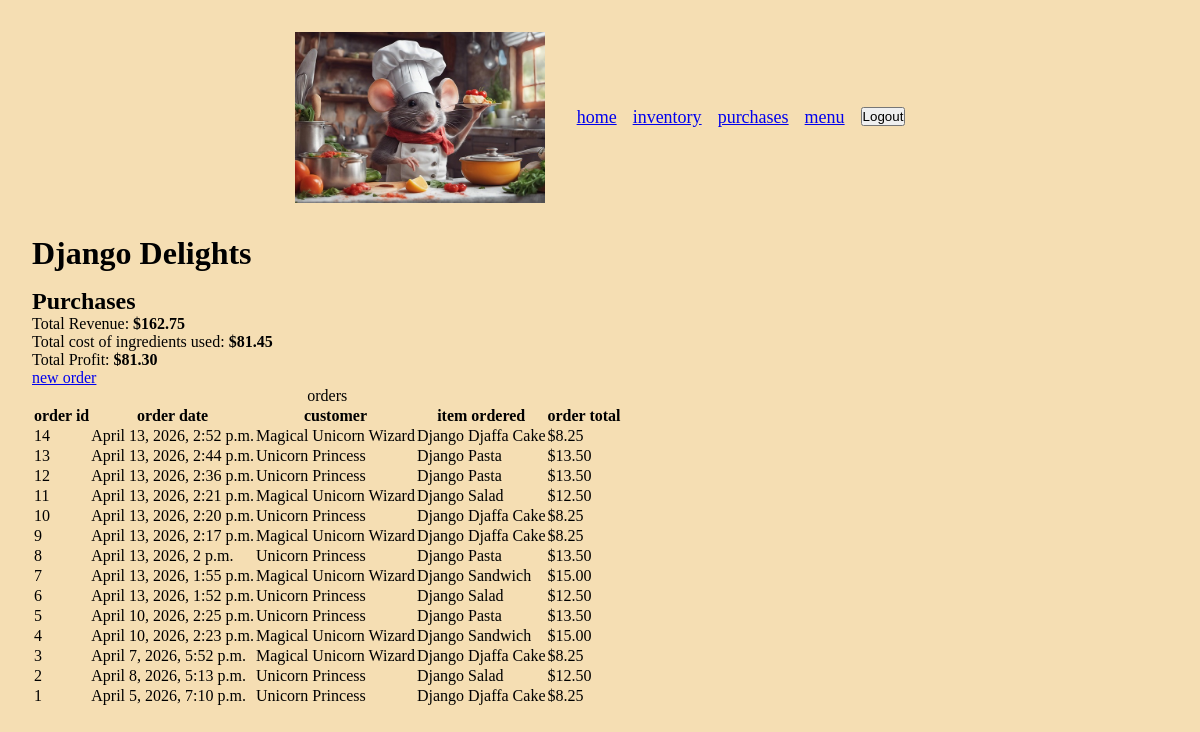
/purchases/ (signed in), run on an earlier commit of the app's database.
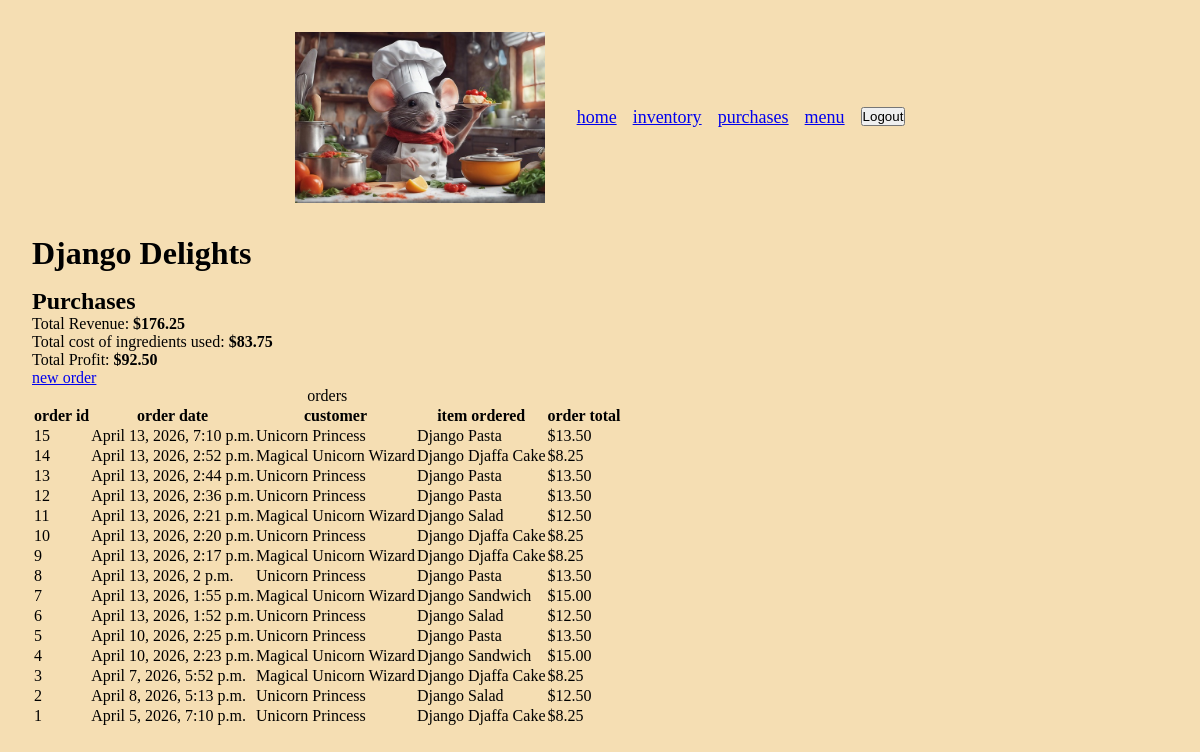
And on a later commit of the database.
### inventory/models.py (models this page shows)
class Order(models.Model):
    order_timestamp = models.DateTimeField(auto_now=True)
    customer_name = models.ForeignKey(Customer, on_delete=models.CASCADE)
    order_total = models.FloatField(validators=[MinValueValidator(0)])
    menu_item_name = models.ForeignKey(MenuItem, on_delete=models.CASCADE)

class Customer(models.Model):
    customer_name = models.CharField(max_length=200)
    customer_email = models.EmailField()
    def __str__(self):
        return self.customer_name

class MenuItem(models.Model):
    menu_item_name = models.CharField(max_length=200)
    menu_item_price = models.FloatField(validators=[MinValueValidator(0)])
    def __str__(self):
        return self.menu_item_name

### inventory/views.py (the view)
# urls.py: path('purchases/', views.Purchases.as_view(), name='purchases'),
class Purchases(LoginRequiredMixin, ListView):
    model = Order
    context_object_name = 'purchases'
    template_name = 'inventory/purchases.html'
    title = 'Orders-Django Delights'
    login_url = '/login/'
    def get_title(self):
        return self.title
    def get_context_data(self, **kwargs):
        context = super().get_context_data(**kwargs)
        order_totals = self.get_queryset()
        sum_totals = sum([item.order_total for item in order_totals])
        context['total_orders_sum'] = sum_totals
        orders = self.get_queryset()
        ordered_items = [item.menu_item_name for item in orders]
        recipe_requirements = RecipeRequirement.objects.all()
        list_of_ingr_for_calc = []
        cost = 0
        for item in ordered_items:
            for ingr in recipe_requirements:
                if ingr.menu_item_name == item:
                    list_of_ingr_for_calc.append(
                        (ingr.ingredient_name, ingr.recipe_qty))
        for ingr in list_of_ingr_for_calc:
            ingr_name = ingr[0]
            ingr_qty_used = ingr[1]
            currIngr = Ingredient.objects.filter(ingredient_name=ingr_name)[0]
            cost += currIngr.ingredient_unit_price * ingr_qty_used
        context['ingr_used_cost'] = cost
        context['profit'] = sum_totals - cost
        context['purchases'] = context['purchases'][::-1]
        context['title'] = self.get_title()
        print(self.request.user)
        return context

### inventory/models.py (called while the page is built)
    def __str__(self):
        return self.ingredient_name

### inventory/templates/inventory/purchases.html (shortened to what this page needs)
{% extends 'inventory/base.html' %}
{% load static %}
{% block content %}
<h2>Purchases</h2>
<p>Total Revenue: <strong>${{ total_orders_sum|floatformat:2 }}</strong></p>
<p>
  Total cost of ingredients used:
  <strong>${{ ingr_used_cost|floatformat:2 }}</strong>
</p>
<p>Total Profit: <strong>${{ profit|floatformat:2 }}</strong></p>
<a href="{% url 'new_order' %}">new order</a>
<table>
  <caption>
    orders
  </caption>
  <thead>
    <tr>
      <th>order id</th>
      <th>order date</th>
      <th>customer</th>
      <th>item ordered</th>
      <th>order total</th>
    </tr>
  </thead>
  <tbody>
    {% for order in purchases %}
    <tr>
      <td>{{ order.id}}</td>
      <td>{{ order.order_timestamp}}</td>
      <td>{{ order.customer_name}}</td>
      <td>{{ order.menu_item_name}}</td>
      <td>${{ order.order_total|floatformat:2 }}</td>
    </tr>
    {% endfor %}
  </tbody>
</table>
{% endblock %}

What changed in the data, as far as the page shows it:
added Order: id "15", order_timestamp "April 13, 2026, 7:10 p.m.", customer_name "Unicorn Princess", menu_item_name "Django Pasta", order_total "13.50"
Also different on the page:
{{ total_orders_sum|floatformat:2 }}: "162.75" → "176.25"
{{ ingr_used_cost|floatformat:2 }}: "81.45" → "83.75"
{{ profit|floatformat:2 }}: "81.30" → "92.50"
